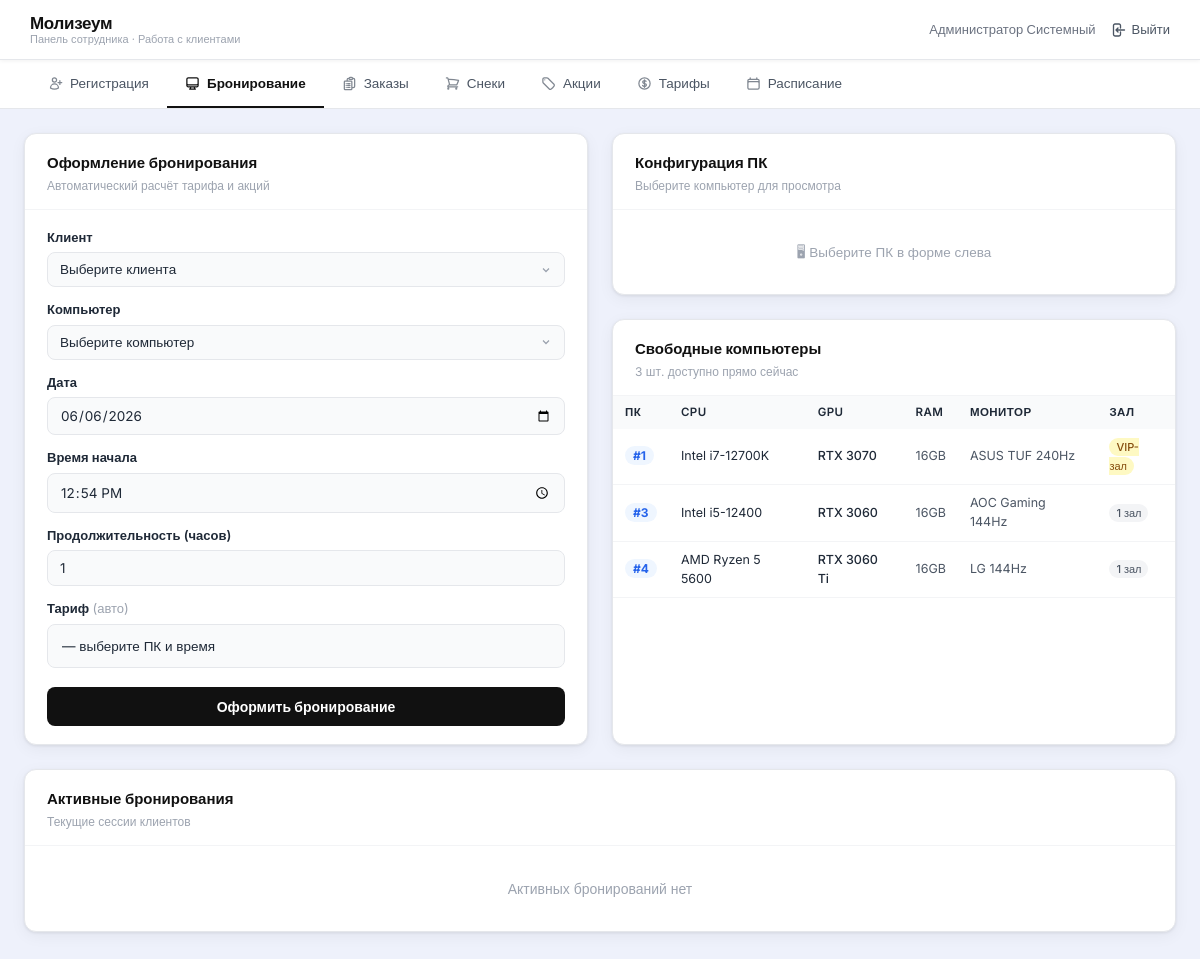
The app's page /employee/booking.php (signed in) with its own data.
### tables this page shows
CREATE TABLE IF NOT EXISTS `equipment` (
  `id`       INT AUTO_INCREMENT PRIMARY KEY,
  `number`   INT NOT NULL,
  `cpu`      VARCHAR(60) NOT NULL,
  `gpu`      VARCHAR(60) NOT NULL,
  `ram`      VARCHAR(20) NOT NULL,
  `monitor`  VARCHAR(60) NOT NULL,
  `keyboard` VARCHAR(60) NOT NULL,
  `mouse`    VARCHAR(60) NOT NULL,
  `status`   ENUM('free','busy','repair') NOT NULL DEFAULT 'free',
  `hall_id`  INT NOT NULL,
  FOREIGN KEY (`hall_id`) REFERENCES `halls`(`id`)
);

CREATE TABLE IF NOT EXISTS `halls` (
  `id`     INT AUTO_INCREMENT PRIMARY KEY,
  `number` INT NOT NULL,
  `name`   VARCHAR(30) NOT NULL
);

### employee/booking.php (the view, shortened to what this page needs)
<?php
require_once '../config.php';
  $conn->query("
      UPDATE bookings b
      LEFT JOIN equipment e ON b.equipment_id = e.id
      SET b.status = 'finished', e.status = 'free'
      WHERE b.status = 'active' AND b.end_time < NOW()
  ");
$free_pcs_res = $conn->query(
    "SELECT e.*, h.name AS hall_name, h.id AS hall_id
     FROM equipment e LEFT JOIN halls h ON e.hall_id = h.id
     WHERE e.status = 'free'
     ORDER BY e.number"
);
$pcs_data = [];
while ($row = $free_pcs_res->fetch_assoc()) $pcs_data[] = $row;
?>
<?php include 'header.php'; ?>
<div style="display:grid;grid-template-columns:1fr 1fr;gap:24px;padding:24px;max-width:1400px;margin:0 auto">
    <div class="employee-panel">
        <div class="ep-header">
            <div class="ep-title">Оформление бронирования</div>
            <div class="ep-desc">Автоматический расчёт тарифа и акций</div>
        </div>
        <div class="ep-body">
            <form method="POST" id="booking-form">
                <div class="ep-form-group">
                    <label class="form-label">Клиент</label>
                    <select class="form-select" name="client_id" id="sel-client" required onchange="recalc()">
                        <option value="">Выберите клиента</option>
                    </select>
                </div>
                <div class="ep-form-group">
                    <label class="form-label">Компьютер</label>
                    <select class="form-select" name="equipment_id" id="pc_select" required onchange="onPcChange()">
                        <option value="">Выберите компьютер</option>
                    </select>
                </div>
                <div class="ep-form-group">
                    <label class="form-label">Дата</label>
                    <input type="date" class="form-input" name="date" id="date_input"
                           value="<?= date('Y-m-d') ?>"
                           min="<?= date('Y-m-d') ?>" required onchange="recalc()">
                </div>
                <div class="ep-form-group">
                    <label class="form-label">Время начала</label>
                    <input type="time" class="form-input" name="start_time" id="time_input"
                           value="<?= date('H:i') ?>" required onchange="recalc()">
                </div>
                <div class="ep-form-group">
                    <label class="form-label">Продолжительность (часов)</label>
                    <input type="number" class="form-input" name="duration" id="dur_input"
                           value="1" min="1" max="24" required onchange="recalc()">
                </div>
                <div class="ep-form-group">
                    <label class="form-label">Тариф <span style="color:var(--gray-400);font-weight:400">(авто)</span></label>
                    <div id="tariff_info" style="border:1px solid var(--gray-200);border-radius:var(--radius-sm);
                         padding:11px 14px;background:var(--gray-50);font-size:13.5px;color:var(--gray-800)">
                    </div>
                </div>
                <button type="submit" class="btn-primary" style="margin-top:6px">Оформить бронирование</button>
            </form>
        </div>
    </div>
    <div style="display:flex;flex-direction:column;gap:24px">
        <div class="employee-panel">
            <div class="ep-header">
                <div class="ep-title">Конфигурация ПК</div>
                <div class="ep-desc" id="pc_conf_title">Выберите компьютер для просмотра</div>
            </div>
            <div id="pc_conf_empty" style="padding:32px;text-align:center;color:var(--gray-400);font-size:13.5px">
                🖥 Выберите ПК в форме слева
            </div>
        </div>
        <div class="employee-panel" style="flex:1;display:flex;flex-direction:column">
            <div class="ep-header">
                <div class="ep-title">Свободные компьютеры</div>
                <div class="ep-desc"><?= count($pcs_data) ?> шт. доступно прямо сейчас</div>
            </div>
            <?php if (empty($pcs_data)): ?>
                <div style="padding:32px;text-align:center;color:var(--gray-400)">Все ПК заняты</div>
            <?php else: ?>
            <div style="flex:1;overflow-y:auto">
                <table style="width:100%;border-collapse:collapse;font-size:12.5px">
                    <thead>
                        <tr style="background:var(--gray-50);color:var(--gray-500);font-size:11.5px;text-transform:uppercase;letter-spacing:.04em">
                            <th style="padding:8px 12px;text-align:left;font-weight:600">ПК</th>
                            <th style="padding:8px 12px;text-align:left;font-weight:600">CPU</th>
                            <th style="padding:8px 12px;text-align:left;font-weight:600">GPU</th>
                            <th style="padding:8px 12px;text-align:left;font-weight:600">RAM</th>
                            <th style="padding:8px 12px;text-align:left;font-weight:600">Монитор</th>
                            <th style="padding:8px 12px;text-align:left;font-weight:600">Зал</th>
                        </tr>
                    </thead>
                    <tbody>
                    <?php foreach ($pcs_data as $p): ?>
                        <tr style="border-bottom:1px solid var(--gray-100);cursor:pointer;transition:background .15s"
                            onmouseover="this.style.background='var(--gray-50)'" onmouseout="this.style.background=''"
                            onclick="selectPc(<?= $p['id'] ?>)">
                            <td style="padding:9px 12px;font-weight:700">
                                <span style="background:var(--blue-light);color:var(--blue);padding:2px 8px;border-radius:20px;font-size:12px">
                                    #<?= $p['number'] ?>
                                </span>
                            </td>
                            <td style="padding:9px 12px;color:var(--gray-700)"><?= htmlspecialchars($p['cpu'] ?? '—') ?></td>
                            <td style="padding:9px 12px;color:var(--gray-700);font-weight:500"><?= htmlspecialchars($p['gpu'] ?? '—') ?></td>
                            <td style="padding:9px 12px;color:var(--gray-600)"><?= htmlspecialchars($p['ram'] ?? '—') ?></td>
                            <td style="padding:9px 12px;color:var(--gray-600)"><?= htmlspecialchars($p['monitor'] ?? '—') ?></td>
                            <td style="padding:9px 12px">
                                <span style="background:<?= stripos($p['hall_name']??'','vip')!==false ? '#fef9c3' : 'var(--gray-100)' ?>;
                                      color:<?= stripos($p['hall_name']??'','vip')!==false ? '#854d0e' : 'var(--gray-600)' ?>;
                                      padding:2px 7px;border-radius:20px;font-size:11px;font-weight:500">
                                    <?= htmlspecialchars($p['hall_name'] ?? '—') ?>
                                </span>
                            </td>
                        </tr>
                    <?php endforeach; ?>
                    </tbody>
                </table>
            </div>
            <?php endif; ?>
        </div>
    </div>
</div>
<div style="padding:0 24px 28px;max-width:1400px;margin:0 auto">
    <div class="employee-panel">
        <div class="ep-header">
            <div class="ep-title">Активные бронирования</div>
            <div class="ep-desc">Текущие сессии клиентов</div>
        </div>
        <div style="max-height:380px;overflow-y:auto">
        <ul class="ep-list" style="margin:0;padding:0;list-style:none">
            <?php
            $any = false;
            ?>
            <?php if (!$any): ?>
            <li style="padding:32px;text-align:center;color:var(--gray-400)">Активных бронирований нет</li>
            <?php endif; ?>
        </ul>
        </div>
    </div>
</div>
</body>
</html>

### css/style.css (style rules this page uses)
:root { --bg: #eef1fb; --white: #ffffff; --black: #111111; --gray-50: #f9fafb; --gray-100: #f3f4f6; --gray-200: #e5e7eb; --gray-400: #9ca3af; --gray-600: #4b5563; --gray-800: #1f2937; --red: #e11d48; --red-light: #fce7ef; --red-dark: #be123c; --green: #16a34a; --green-light: #dcfce7; --blue: #2563eb; --blue-light: #eff6ff; --yellow-light: #fef9c3; --yellow: #a16207; --shadow: 0 1px 3px rgba(0,0,0,.08), 0 4px 16px rgba(0,0,0,.05); --radius: 12px; --radius-sm: 8px; --radius-xs: 6px; }
* { box-sizing: border-box; margin: 0; padding: 0; }
body { font-family: 'Inter', sans-serif; background: var(--bg); color: var(--gray-800); min-height: 100vh; font-size: 14px; line-height: 1.5; }
.form-label { display: block; font-size: 13px; font-weight: 600; color: var(--gray-800); margin-bottom: 5px; }
.form-input { width: 100%; padding: 9px 12px; border: 1px solid var(--gray-200); border-radius: var(--radius-sm); background: var(--gray-50); font-family: 'Inter', sans-serif; font-size: 13.5px; color: var(--gray-800); transition: border .15s, box-shadow .15s; outline: none; }
.form-input::placeholder { color: var(--gray-400); }
.btn-primary { width: 100%; padding: 11px; background: var(--black); color: var(--white); border: none; border-radius: var(--radius-sm); font-family: 'Inter', sans-serif; font-size: 14px; font-weight: 700; cursor: pointer; transition: background .15s; margin-top: 6px; }
.employee-panel { background: var(--white); border-radius: var(--radius); border: 1px solid var(--gray-200); box-shadow: var(--shadow); overflow: hidden; }
.ep-header { padding: 18px 22px 14px; border-bottom: 1px solid var(--gray-100); }
.ep-title { font-size: 15px; font-weight: 700; color: var(--black); }
.ep-desc { font-size: 12px; color: var(--gray-400); margin-top: 2px; }
.ep-body { padding: 18px 22px; }
.ep-form-group { margin-bottom: 13px; }
.ep-list { list-style: none; }
.form-select { width: 100%; padding: 9px 32px 9px 12px; border: 1px solid var(--gray-200); border-radius: var(--radius-sm); font-family: 'Inter', sans-serif; font-size: 13.5px; color: var(--gray-800); appearance: none; cursor: pointer; outline: none; transition: border .15s; }

### records on screen
equipment: number "1", cpu "Intel i7-12700K", gpu "RTX 3070", ram "16GB", monitor "ASUS TUF 240Hz", hall.name "VIP-зал"
equipment: number "3", cpu "Intel i5-12400", gpu "RTX 3060", ram "16GB", monitor "AOC Gaming 144Hz", hall.name "1 зал"
equipment: number "4", cpu "AMD Ryzen 5 5600", gpu "RTX 3060 Ti", ram "16GB", monitor "LG 144Hz", hall.name "1 зал"

### other values on screen
$name "Администратор Системный"
count($pcs_data) "3"
